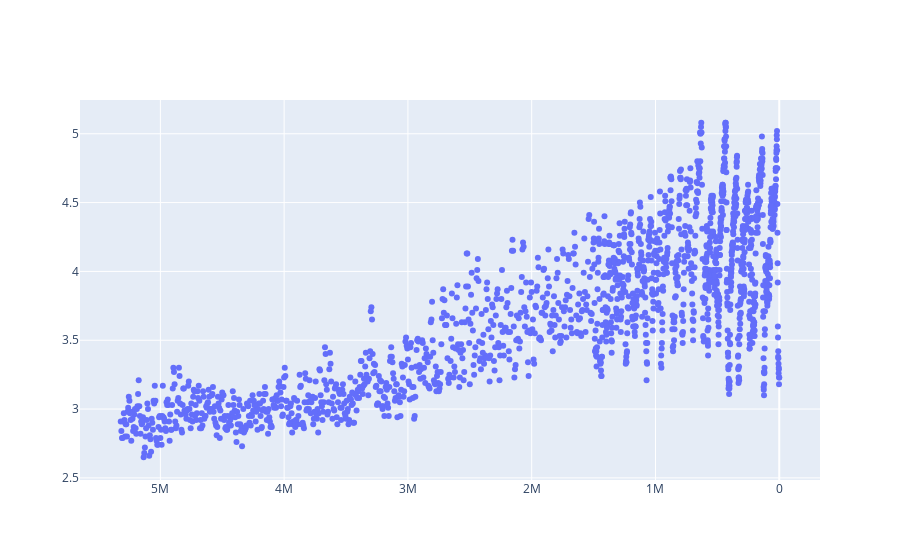

The notebook cell saved with this chart:
### Code cell
import plotly.graph_objects as go
fig = go.Figure(data=go.Scatter(x=benthic2005d18O['Time_(ka)']*1000, y=benthic2005d18O['Benthic_d18O_(per_mil)'], mode='markers'))
fig['layout']['xaxis']['autorange'] = "reversed"
fig.show()

### Figure 1 — Plotly figure (JSON) as saved in the notebook; plotly's stock layout.template omitted (floating-point values rounded to 4 significant figures; data arrays with more than 128 entries replaced by an {"elided": "..."} marker saying what was removed)
{"data": [{"mode": "markers", "type": "scatter", "x": {"elided": "1815 int values"}, "y": {"elided": "1815 float values"}}], "layout": {"autosize": true, "xaxis": {"autorange": true, "range": [5656000.0, -336300.0], "type": "linear"}, "yaxis": {"autorange": true, "range": [2.449, 5.281], "type": "linear"}}}
